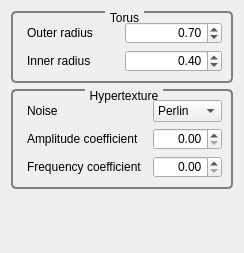
<?xml version="1.0" encoding="UTF-8"?>
<ui version="4.0">
 <class>GvQCustomEditor</class>
 <widget class="QWidget" name="GvQCustomEditor">
  <property name="geometry">
   <rect>
    <x>0</x>
    <y>0</y>
    <width>244</width>
    <height>253</height>
   </rect>
  </property>
  <property name="windowTitle">
   <string>Custom Editor</string>
  </property>
  <property name="styleSheet">
   <string>QGroupBox
{
     background-color: qlineargradient(x1: 0, y1: 0, x2: 0, y2: 1,
                                       stop: 0 #E0E0E0, stop: 1 #FFFFFF);
     border: 2px solid gray;
     border-radius: 5px;
     margin-top: 1ex; /* leave space at the top for the title */
 }

 QGroupBox::title
{
	 subcontrol-origin: margin;
     subcontrol-position: top center; /* position at the top center */
     padding: 0 3px;
     background-color: qlineargradient(x1: 0, y1: 0, x2: 0, y2: 1,
                                       stop: 0 #FFOECE, stop: 1 #FFFFFF);
 }

QLabel
{
	border-radius: 4px;
	padding: 2px;
 }
</string>
  </property>
  <layout class="QVBoxLayout" name="verticalLayout">
   <item>
    <widget class="QGroupBox" name="groupBox_5">
     <property name="title">
      <string>Torus</string>
     </property>
     <layout class="QGridLayout" name="gridLayout_2">
      <item row="0" column="0">
       <widget class="QLabel" name="label_11">
        <property name="text">
         <string>Outer radius</string>
        </property>
       </widget>
      </item>
      <item row="0" column="1">
       <widget class="QDoubleSpinBox" name="_outerRadiusSpinBox">
        <property name="alignment">
         <set>Qt::AlignRight|Qt::AlignTrailing|Qt::AlignVCenter</set>
        </property>
        <property name="minimum">
         <double>0.000000000000000</double>
        </property>
        <property name="maximum">
         <double>1.000000000000000</double>
        </property>
        <property name="singleStep">
         <double>0.010000000000000</double>
        </property>
        <property name="value">
         <double>0.700000000000000</double>
        </property>
       </widget>
      </item>
      <item row="1" column="0">
       <widget class="QLabel" name="label_12">
        <property name="text">
         <string>Inner radius</string>
        </property>
       </widget>
      </item>
      <item row="1" column="1">
       <widget class="QDoubleSpinBox" name="_innerRadiusSpinBox">
        <property name="alignment">
         <set>Qt::AlignRight|Qt::AlignTrailing|Qt::AlignVCenter</set>
        </property>
        <property name="minimum">
         <double>0.000000000000000</double>
        </property>
        <property name="maximum">
         <double>1.000000000000000</double>
        </property>
        <property name="singleStep">
         <double>0.010000000000000</double>
        </property>
        <property name="value">
         <double>0.400000000000000</double>
        </property>
       </widget>
      </item>
     </layout>
    </widget>
   </item>
   <item>
    <widget class="QGroupBox" name="groupBox_4">
     <property name="title">
      <string>Hypertexture</string>
     </property>
     <layout class="QGridLayout" name="gridLayout">
      <item row="0" column="0">
       <widget class="QLabel" name="label_3">
        <property name="text">
         <string>Noise</string>
        </property>
       </widget>
      </item>
      <item row="0" column="1">
       <widget class="QComboBox" name="_noiseComboBox">
        <item>
         <property name="text">
          <string>Perlin</string>
         </property>
        </item>
       </widget>
      </item>
      <item row="1" column="0">
       <widget class="QLabel" name="label_9">
        <property name="text">
         <string>Amplitude coefficient</string>
        </property>
       </widget>
      </item>
      <item row="1" column="1">
       <widget class="QDoubleSpinBox" name="_amplitudeCoefficientSpinBox">
        <property name="alignment">
         <set>Qt::AlignRight|Qt::AlignTrailing|Qt::AlignVCenter</set>
        </property>
        <property name="minimum">
         <double>0.000000000000000</double>
        </property>
        <property name="maximum">
         <double>1.000000000000000</double>
        </property>
        <property name="singleStep">
         <double>0.050000000000000</double>
        </property>
       </widget>
      </item>
      <item row="2" column="0">
       <widget class="QLabel" name="label_10">
        <property name="text">
         <string>Frequency coefficient</string>
        </property>
       </widget>
      </item>
      <item row="2" column="1">
       <widget class="QDoubleSpinBox" name="_frequencyCoefficientSpinBox">
        <property name="alignment">
         <set>Qt::AlignRight|Qt::AlignTrailing|Qt::AlignVCenter</set>
        </property>
        <property name="minimum">
         <double>0.000000000000000</double>
        </property>
        <property name="maximum">
         <double>100.000000000000000</double>
        </property>
        <property name="singleStep">
         <double>0.100000000000000</double>
        </property>
       </widget>
      </item>
     </layout>
    </widget>
   </item>
   <item>
    <spacer name="verticalSpacer">
     <property name="orientation">
      <enum>Qt::Vertical</enum>
     </property>
     <property name="sizeHint" stdset="0">
      <size>
       <width>20</width>
       <height>60</height>
      </size>
     </property>
    </spacer>
   </item>
  </layout>
  <zorder>groupBox_4</zorder>
  <zorder>groupBox_5</zorder>
 </widget>
 <resources/>
 <connections/>
</ui>
